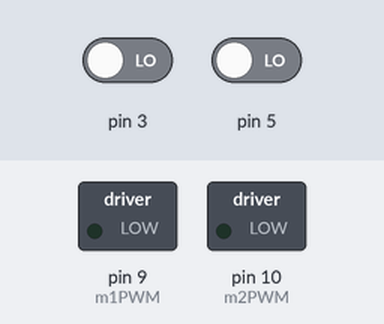
Recording of a sketch running on a simulated Arduino Uno, built with avr-gcc and run on an emulated ATmega328P. On the bench: switched loads named in the sketch (green lamp = pin HIGH). Inputs (shaded band) come from the test bench; at power-on: pin 3 LOW, pin 5 LOW. What the sketch prints to the serial monitor is not drawn.

Above: at 0.2 s.
Timing chart, 0 to 5.9 s (numbered marks = the images above):
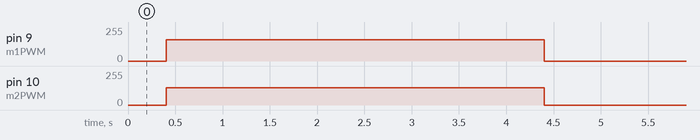

Measured:
- by itself, pin 9 (m1PWM): 0/255 → 161/255 at 0.40 s, → 0/255 4.0 s later
- by itself, pin 10 (m2PWM): 0/255 → 130/255 at 0.40 s, → 0/255 4.0 s later

The sketch:

Move_Forward_Checklist.ino
```cpp
/*

  Left motor = M2, Right motor = M1
  Left motor max freq 1290 (M2)
  Right motor max freq 1230 (m1)
  Connections             Arduino Pin
  M2Encoder B output ---> pin 3
  M1Encoder B output ---> pin 5

  Arduino          Sensor
  Vcc              Pin 1 VCC (URM V3.2)
  GND              Pin 2 GND (URM V3.2)
  Pin 11           Pin 4 PWM (URM V3.2)
  Pin 13           Pin 6 COMP/TRIG (URM V3.2)
  Pin A2           Left Diagonal IR Sensor
  Pin A3           Right Diag IR Sensor
  Pin A4           Left Side IR Sensor
  Pin A5           Right Side IR Sensor


  Values used at home for speed = 250:
  left motor: m2_P = 1.105, m2_I = 0.001, m2_D = 0.01;
  right motor: m1_P = 1.1, m1_I = 0.001, m1_D = 0.01;

  Values used at hardware proj lab for speed = 600:
  left motor: m2_P = 1.114, m2_I = 0.001, m2_D = 0.01;
  right motor: m1_P = 1.101, m1_I = 0.001, m1_D = 0.01;
  150cm took approx 6600ms

  Values used at software lab 3 for speed = 600:
  left motor: m2_P = 1.1, m2_I = 0.0001, m2_D = 0.001;
  right motor: m1_P = 1.10000007, m1_I = 0.0001, m1_D = 0.001;
  150cm took approx 6600ms

  commands needed:
  turn clockwise 45
  turn clockwise 90
  turn anticlockwise 45
  turn anticlockwise 90
  forward
  stop (for emergency use)

*/

#include <PID_v1.h>

// Initialization
int m1INA = 2;      // Motor1 Dir A
int m1INB = 4;        // Motor1 Dir B
int m1PWM = 9;       // M1PWM
int m2INA = 7;      // Motor2 Dir A
int m2INB = 8;        // Motor2 Dir B
int m2PWM = 10;       // M2PWM
static int sonarDist=0;
unsigned long prev_ms = 0, prev_ms_dist;
unsigned long interval = 400 ; // time unit = ms
unsigned long dist_interval; // time unit = ms, 150cm took 660ms at speed=600
int m1PrevState, m1State, m2PrevState, m2State, command = 0;
double m2DC = 0.0, m1DC = 0.0, m1SpeedAdjustment, m2SpeedAdjustment, m1Count=0.0, m2Count=0.0, targetSpeed = 600.0, targetDist = 100.0;
double m2_P = 1.1, m2_I = 0.0001, m2_D = 0.001;
double m1_P = 1.3, m1_I = 0.0001, m1_D = 0.001;

//Specify the links and initial tuning parameters
PID leftPID(&m2Count, &m2SpeedAdjustment, &targetSpeed, m2_P, m2_I , m2_D, DIRECT);
PID rightPID(&m1Count, &m1SpeedAdjustment, &targetSpeed, m1_P, m1_I, m1_D, DIRECT);


void setup(){
  // Starting Connections
  Serial.begin(9600);

  // Setting wheels to move robot forward
  digitalWrite(m1INB, HIGH);
  digitalWrite(m2INB, HIGH);
  digitalWrite(m1INA, LOW);
  digitalWrite(m2INA, LOW);

  // Setting initial states of FSMs
  m2PrevState = digitalRead(3);
  m1PrevState = digitalRead(5);

  //tell the PID to range between -2 and 2
  leftPID.SetOutputLimits(-800,800);
  rightPID.SetOutputLimits(-800,800);

  //turn the PID on
  leftPID.SetMode(AUTOMATIC);
  rightPID.SetMode(AUTOMATIC);

  dist_interval=targetDist*6600/150.0;
  Serial.println("Setup Complete");

}

void loop(){
  unsigned long current_ms = millis();
  if((current_ms - prev_ms_dist)<dist_interval){
    moveForward();

  }else{
    analogWrite(m1PWM, 0);
    analogWrite(m2PWM, 0);
  }
}

void moveForward(){
  // Setting wheels to move
  analogWrite(m1PWM, m1DC*255);
  analogWrite(m2PWM, m2DC*255);

  unsigned long current_ms = millis();
  // Compute FSM to track rate of rising edges per 0.5 sec from encoder output
  computeFSM();

  if((current_ms - prev_ms) > interval){

    leftPID.Compute();
    rightPID.Compute();
    m2DC = (m2Count+m2SpeedAdjustment)/1290;
    m1DC = (m1Count+m1SpeedAdjustment)/1230;

    m2Count = 0;
    m1Count = 0;
    prev_ms = current_ms;
  }
}

void computeFSM(){
  m2State = digitalRead(3);
  m1State = digitalRead(5);

  if(m2PrevState<m2State){ m2Count++;}
  m2PrevState = m2State;

  if(m1PrevState<m1State){ m1Count++;}
  m1PrevState = m1State;
}
```
